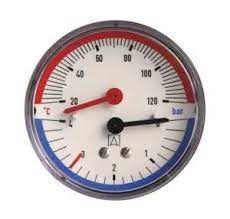
#> input picture test/2.jpg, 230 x 219 px, found by its file name
$ python '7(3,5,6).py'
#> lines starting #> are read from the running program, lines starting #| are printed output that depends on the picture; after the words box and inside, x2 and y2 are one past the last pixel; in counts of white or black regions, pixels touching at a corner belong together; long printed decimals are rounded
import cv2
import numpy as np
import math

img=g=cv2.imread("/home/rodion/yuliia0/aboba/test/2.jpg")
#> img is the input picture: shape (219, 230, 3); mean B, G, R 201.5, 200.7, 209
cv2.imshow("original", img)
cv2.waitKey(0)
skl1=int(input("Введіть максимальне значення верхньої поділки: "))
#> the answer given: 3
skl2=int(input("Введіть максимальне значення нижньої поділки: "))
#> the answer given: 3

"""початок знаходження кола"""
img = cv2.cvtColor(img, cv2.COLOR_BGR2GRAY)
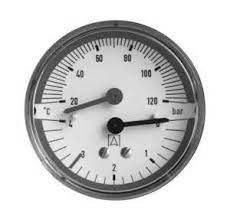
#> img: shape (219, 230); min 1, max 255, mean 203.3
rows = img.shape[0]
#> rows = 219
if rows >231:
    circles = cv2.HoughCircles(img, cv2.HOUGH_GRADIENT, 1, rows / 8, param1=100, param2=32, minRadius=96, maxRadius=130)
else:
    circles = cv2.HoughCircles(img, cv2.HOUGH_GRADIENT, 1, rows / 8, param1=100, param2=30, minRadius=75, maxRadius=85)
#> circles = [[113.5, 107.5, 82.2]]


drawing = np.zeros((img.shape[0], img.shape[1], 3), dtype=np.uint8)
for i in circles[0, :]:
  x=int(i[0])
  y=int(i[1])
  r=int(i[2])
  d=2*r
  cv2.circle(drawing, (x, y), r, (0, 0, 255), 2)
#> this loop made 1 pass
#> (i, x, y, r, d) on pass 1: ([113.5, 107.5, 82.2], 113, 107, 82, 164)
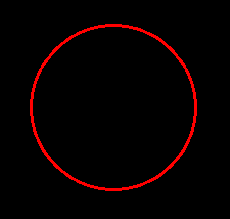
#> drawing: shape (219, 230, 3); mean of channels 0, 1, 2 0, 0, 7.9; drawn as B, G, R
"""кінець кола"""

"""перевірка рамки"""
x=g.shape[0]
#> x = 219
y=g.shape[1]
#> y = 230
ramax=x-d
#> ramax = 55
ramay=y-d
#> ramay = 66
if ramax and ramay >36:
   rama=15
else:
   rama=0
"""рамки є"""

"""обрізка, квадрат"""
canny= cv2.Canny(drawing, 60, 60 * 2)
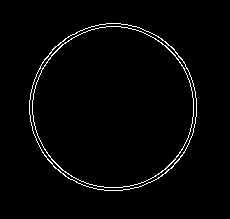
#> canny: shape (219, 230); 2.1% white in thin lines or dots, all inside (x1, y1, x2, y2) = (29, 23, 197, 191)
contours, hierarchy = cv2.findContours(canny, cv2.RETR_TREE, cv2.CHAIN_APPROX_SIMPLE)
#> contours = 4 contours; box (x1, y1, x2, y2) and area: (29, 23, 197, 191) 21914, (29, 23, 197, 191) 21840, (32, 26, 194, 188) 20355, (32, 26, 194, 188) 20279

boundRect = [None]*len(contours)
#> boundRect = 4 items
for i, c in enumerate(contours):
    boundRect[i] = cv2.boundingRect(cv2.approxPolyDP(c, 3, True))
#> this loop made 4 passes
#> after the loop, boundRect = [(29, 23, 168, 168), (29, 23, 168, 168), (32, 26, 162, 162), (32, 26, 162, 162)]
for i in range(len(contours)):
    cv2.rectangle(drawing, (int(boundRect[i][0]), int(boundRect[i][1])), (int(boundRect[i][0]+boundRect[i][2]),
    int(boundRect[i][1]+boundRect[i][3])), (100,10,40), 2)
    crop = g[(int(boundRect[i][1])-rama):(int(boundRect[i][1]+boundRect[i][3]+rama)), (int(boundRect[i][0])-rama):(int(boundRect[i][0]+boundRect[i][2])+rama)]
    cv2.imshow("Area",crop )
#> this loop made 4 passes
#> pass 1, `crop = g[(int(boundRect[i][1])-rama):(int(boundRect[i][1]+boundRect[i]..`:
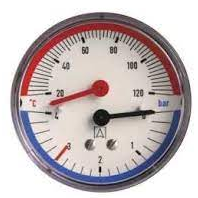
#> crop: shape (198, 198, 3); mean B, G, R 186.2, 185.3, 195.9
#> after the loop:
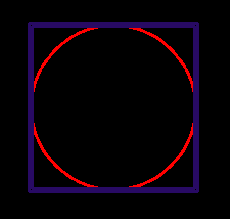
#> drawing: shape (219, 230, 3); 7.85% of pixels changed, all inside (x1, y1, x2, y2) = (28, 22, 199, 193); drawn as B, G, R
"""кінець квадрат"""

"""початок пошуку стрілки"""
gray_crop=cv2.cvtColor(crop, cv2.COLOR_BGR2GRAY)
gray_crop = cv2.GaussianBlur(gray_crop, (5, 5),0)
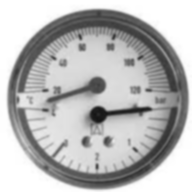
#> gray_crop: shape (192, 192); min 21, max 255, mean 184.4
image = cv2.Canny(gray_crop, 250, 350, 20)
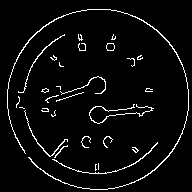
#> image: shape (192, 192); 4.5% white in thin lines or dots, all inside (x1, y1, x2, y2) = (7, 9, 189, 190)
cv2.imshow("i",image )
minLineLength=200
maxlineGap=20
lines=cv2.HoughLinesP(image,1,np.pi/180,30,minLineLength,maxlineGap)
#> lines = [[150, 173, 172, 151], [87, 9, 110, 9]]

crop_x=crop.shape[0]
#> crop_x = 192
crop_y=crop.shape[1]
#> crop_y = 192
xcr=(crop_x/7)
#> xcr = 27.43
ycr=(crop_y/9)*3
#> ycr = 64
crop_x1=crop_x - xcr
#> crop_x1 = 164.6
crop_y1=crop_y - ycr
#> crop_y1 = 128

list=[]

if lines is not None:
    for line in lines:
        x1,y1,x2,y2 = line[0]
        print("  x1-",x1,"  y1-",y1,"  x2-",x2,"  y2-",y2)
        if xcr<x1<(crop_x1-20):
            if ycr<y1<crop_y1:
                """шукаємо кут"""
                dov=((y1-y2)**2+(x1-x2)**2)**0.5
                print("dov-", dov)
                """мікро-перерва для відшивання ліній"""
                list.append((x1,y1,x2,y2,dov))
            else:
                print("y none")
#> this loop made 2 passes
#|   x1- 150   y1- 173   x2- 172   y2- 151
#|   x1- 87   y1- 9   x2- 110   y2- 9
#| y none
#> after the loop, list = []
else:
    print("biba")
"""закінчення пошуку стрілки"""
"""початок розслідування"""
print(list)
sorted=sorted(list,key=lambda line:line[4],reverse=True)
#> sorted = []
print(sorted)
d=0
u=0
n=0
if len(list)>2:
    k=3
else:
    k=2

while n<k:
#> (the run stopped early here; a loop or call above may not have finished)

$ run again, with test/3.jpg copied over test/2.jpg
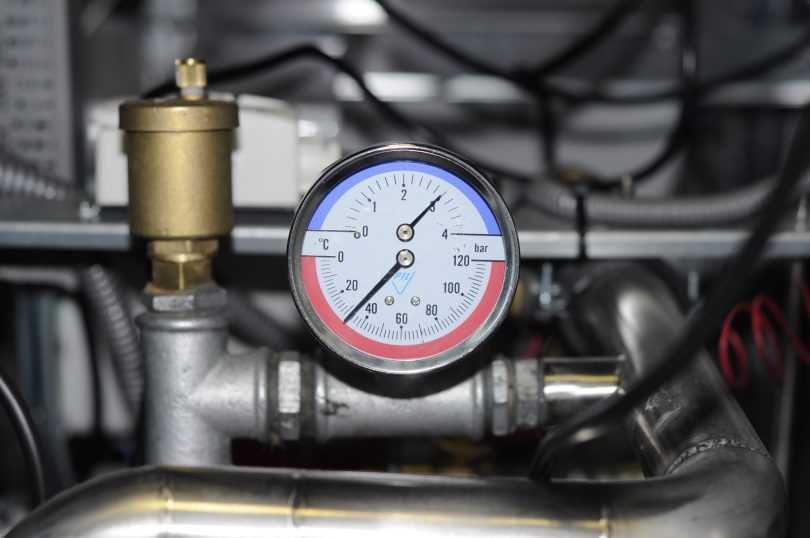
#> input picture test/3.jpg, 810 x 538 px, found by its file name
#> img is the input picture: shape (538, 810, 3); mean B, G, R 89.7, 88.4, 89.6
#> img: shape (538, 810)
#> circles = [[403.5, 261.5, 110.7]]
#> the loop `for i in circles[0, :]:` made 1 pass
#> (i, x, y, r, d) on pass 1: ([403.5, 261.5, 110.7], 403, 261, 110, 220)
#> ramax = 318
#> ramay = 590
#> `canny= cv2.Canny(drawing, 60, 60 * 2)`:
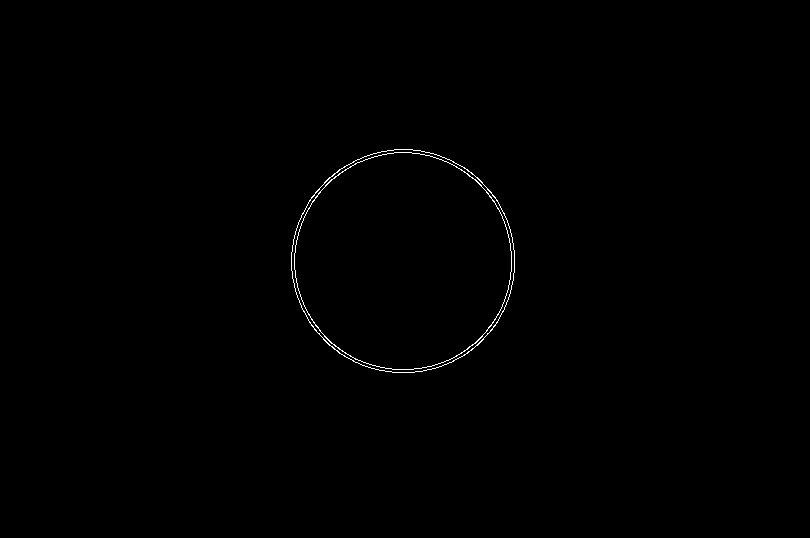
#> canny: shape (538, 810); 0.32% white in thin lines or dots, all inside (x1, y1, x2, y2) = (291, 149, 515, 373)
#> contours = 4 contours; box (x1, y1, x2, y2) and area: (291, 149, 515, 373) 39056, (291, 149, 515, 373) 38973, (294, 152, 512, 370) 36967, (294, 152, 512, 370) 36881
#> `boundRect = [None]*len(contours)`: boundRect = 4 items
#> the loop `for i, c in enumerate(contours):` made 4 passes
#> after the loop `for i, c in enumerate(contours):`: boundRect = [(291, 149, 224, 224), (291, 149, 224, 224), (294, 152, 218, 218), (294, 152, 218, 218)]
#> the loop `for i in range(len(contours)):` made 4 passes
#> image: shape (248, 248); 2.8% white in thin lines or dots, all inside (x1, y1, x2, y2) = (7, 7, 230, 247)
#> lines = [[66, 186, 110, 141], [64, 183, 117, 126], [134, 89, 153, 69], [130, 87, 151, 67], [98, 154, 120, 131], [193, 99, 221, 99], [194, 30, 214, 49], [135, 82, 159, 58], [109, 236, 131, 236], [194, 212, 214, 193], [203, 122, 226, 122]]
#> the loop `for line in lines:` made 11 passes
#> (x1, y1, x2, y2, dov) on passes 3 to 5: (134, 89, 153, 69, 27.59), (130, 87, 151, 67, 29), (98, 154, 120, 131, 31.83)
#> (printed output is left out)
#> after the loop `for line in lines:`: list = [(134, 89, 153, 69, 27.59), (130, 87, 151, 67, 29), (98, 154, 120, 131, 31.83)]
#| [(134, 89, 153, 69, 27.586), (130, 87, 151, 67, 29.0), (98, 154, 120, 131, 31.828)]
#> sorted = [(98, 154, 120, 131, 31.83), (130, 87, 151, 67, 29), (134, 89, 153, 69, 27.59)]
#| [(98, 154, 120, 131, 31.828), (130, 87, 151, 67, 29.0), (134, 89, 153, 69, 27.586)]
#> `x1,y1,x2,y2,dov=list[n]`: x1 = 134; y1 = 89; x2 = 153; y2 = 69; dov = 27.59
#| shoce -  124.0
#> the loop `while u<1:` made 1 pass
#> (printed output is left out)
#> after the loop `while u<1:`:
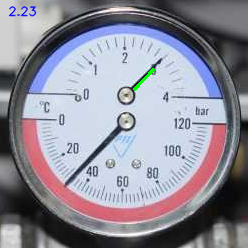
#> crop: shape (248, 248, 3); mean B, G, R 154.6, 142, 143.7
#> after the loop `while u<1:`: u = 1

$ run again, with test/4.jpg copied over test/2.jpg
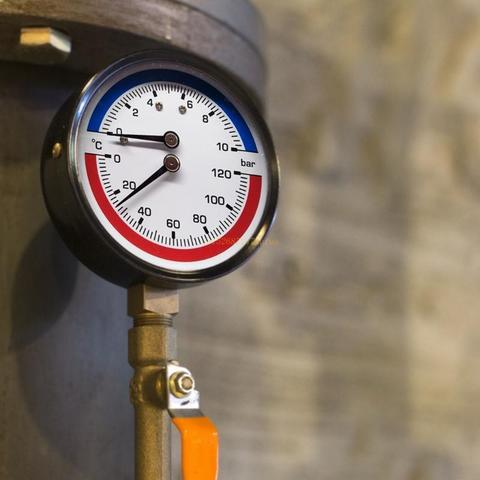
#> input picture test/4.jpg, 480 x 480 px, found by its file name
#> img is the input picture: shape (480, 480, 3); mean B, G, R 98.7, 114.5, 128.3
#> img: shape (480, 480)
#> circles = [[162.5, 171.5, 122.5]]
#> the loop `for i in circles[0, :]:` made 1 pass
#> (i, x, y, r, d) on pass 1: ([162.5, 171.5, 122.5], 162, 171, 122, 244)
#> ramax = 236
#> canny: shape (480, 480); 0.69% white in thin lines or dots, all inside (x1, y1, x2, y2) = (38, 47, 286, 295)
#> contours = 4 contours; box (x1, y1, x2, y2) and area: (38, 47, 286, 295) 47924, (38, 47, 286, 295) 47820, (41, 50, 283, 292) 45628, (41, 50, 283, 292) 45522
#> `boundRect = [None]*len(contours)`: boundRect = 4 items
#> the loop `for i, c in enumerate(contours):` made 4 passes
#> after the loop `for i, c in enumerate(contours):`: boundRect = [(38, 47, 248, 248), (38, 47, 248, 248), (41, 50, 242, 242), (41, 50, 242, 242)]
#> the loop `for i in range(len(contours)):` made 4 passes
#> image: shape (272, 272); 4% white in thin lines or dots, all inside (x1, y1, x2, y2) = (22, 7, 252, 236)
#> lines = [[116, 148, 137, 130], [81, 185, 104, 208], [91, 172, 141, 135], [77, 192, 99, 214]]
#> the loop `for line in lines:` made 4 passes
#> (x1, y1, x2, y2, dov) on passes 1, 3: (116, 148, 137, 130, 27.66), (91, 172, 141, 135, 62.2)
#> (printed output is left out)
#> after the loop `for line in lines:`: list = [(116, 148, 137, 130, 27.66), (91, 172, 141, 135, 62.2)]
#| [(116, 148, 137, 130, 27.659), (91, 172, 141, 135, 62.201)]
#> sorted = [(91, 172, 141, 135, 62.2), (116, 148, 137, 130, 27.66)]
#| [(91, 172, 141, 135, 62.201), (116, 148, 137, 130, 27.659)]
#> `x1,y1,x2,y2,dov=list[n]`: x1 = 116; y1 = 148; x2 = 137; y2 = 130; dov = 27.66
#| shoce -  136.0
#| y1- 148 y2- 130
#> kat = 18
#| katet- 18.0
#| dov- 27.659
#> sin = 0.651
#| sin- 0.6508
#> kut = 0.709
#| kut gr- 0.7086
#> down = 0.677
#> rad = 40.6
#| rad 40.601
#> l_down = '0.68'
#> `crop=cv2.putText(crop,l_down,(crop.shape[0]-45,crop.shape[1]-8),cv2.FO..`:
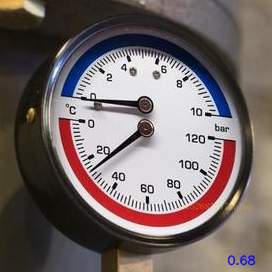
#> crop: shape (272, 272, 3); mean B, G, R 103.5, 104.8, 115.8
